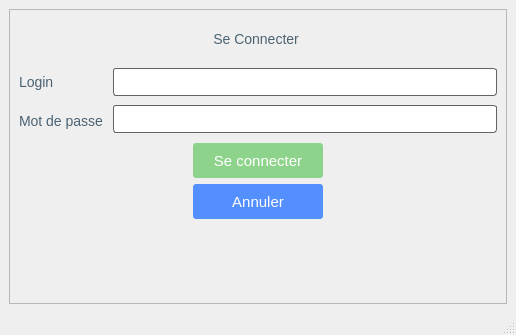
<?xml version="1.0" encoding="UTF-8"?>
<ui version="4.0">
 <class>MainWindow</class>
 <widget class="QMainWindow" name="MainWindow">
  <property name="geometry">
   <rect>
    <x>0</x>
    <y>0</y>
    <width>516</width>
    <height>335</height>
   </rect>
  </property>
  <property name="windowTitle">
   <string>MainWindow</string>
  </property>
  <widget class="QWidget" name="centralwidget">
   <layout class="QGridLayout" name="gridLayout_2">
    <item row="0" column="0">
     <widget class="QFrame" name="frame_connection">
      <property name="styleSheet">
       <string notr="true">QGroupBox{
	padding:0px;
}
QLabel{
	text-align:left;
	color:#4b6272;
	border:0px;
	font-size:14px;
}


QLineEdit {
    border: 1px solid  rgb(99, 99, 99);
    border-radius: 3px;
    padding: 5px;
    background-color: #fff;
    color: rgb(100, 100, 100);
}
QLineEdit:hover {
    border: 1px solid rgb(186, 189, 182);
}
QLineEdit:focus {
    border: 1px solid   rgb(114, 159, 207);
    color: rgb(100, 100, 100);
}



</string>
      </property>
      <property name="frameShape">
       <enum>QFrame::StyledPanel</enum>
      </property>
      <property name="frameShadow">
       <enum>QFrame::Raised</enum>
      </property>
      <layout class="QGridLayout" name="gridLayout">
       <item row="1" column="0" colspan="3">
        <layout class="QHBoxLayout" name="horizontalLayout">
         <item>
          <layout class="QVBoxLayout" name="verticalLayout">
           <item>
            <widget class="QLabel" name="label_Login">
             <property name="minimumSize">
              <size>
               <width>0</width>
               <height>33</height>
              </size>
             </property>
             <property name="maximumSize">
              <size>
               <width>16777215</width>
               <height>33</height>
              </size>
             </property>
             <property name="styleSheet">
              <string notr="true"/>
             </property>
             <property name="text">
              <string>Login</string>
             </property>
            </widget>
           </item>
           <item>
            <widget class="QLabel" name="label_Mdp">
             <property name="minimumSize">
              <size>
               <width>0</width>
               <height>33</height>
              </size>
             </property>
             <property name="maximumSize">
              <size>
               <width>16777215</width>
               <height>33</height>
              </size>
             </property>
             <property name="styleSheet">
              <string notr="true"/>
             </property>
             <property name="text">
              <string>Mot de passe </string>
             </property>
            </widget>
           </item>
          </layout>
         </item>
         <item>
          <layout class="QVBoxLayout" name="verticalLayout_3">
           <item>
            <widget class="QLineEdit" name="lineEdit_Login">
             <property name="minimumSize">
              <size>
               <width>150</width>
               <height>28</height>
              </size>
             </property>
             <property name="maximumSize">
              <size>
               <width>16777215</width>
               <height>16777215</height>
              </size>
             </property>
             <property name="styleSheet">
              <string notr="true"/>
             </property>
            </widget>
           </item>
           <item>
            <widget class="QLineEdit" name="lineEdit_Mdp">
             <property name="minimumSize">
              <size>
               <width>150</width>
               <height>28</height>
              </size>
             </property>
             <property name="maximumSize">
              <size>
               <width>16777215</width>
               <height>16777215</height>
              </size>
             </property>
             <property name="styleSheet">
              <string notr="true"/>
             </property>
            </widget>
           </item>
          </layout>
         </item>
        </layout>
       </item>
       <item row="0" column="0" colspan="3">
        <widget class="QLabel" name="label">
         <property name="minimumSize">
          <size>
           <width>0</width>
           <height>40</height>
          </size>
         </property>
         <property name="font">
          <font>
           <pointsize>-1</pointsize>
          </font>
         </property>
         <property name="text">
          <string>Se Connecter </string>
         </property>
         <property name="textFormat">
          <enum>Qt::PlainText</enum>
         </property>
         <property name="alignment">
          <set>Qt::AlignCenter</set>
         </property>
        </widget>
       </item>
       <item row="2" column="2">
        <spacer name="horizontalSpacer_2">
         <property name="orientation">
          <enum>Qt::Horizontal</enum>
         </property>
         <property name="sizeHint" stdset="0">
          <size>
           <width>175</width>
           <height>20</height>
          </size>
         </property>
        </spacer>
       </item>
       <item row="3" column="1">
        <widget class="QPushButton" name="pushButton_Annuler">
         <property name="minimumSize">
          <size>
           <width>130</width>
           <height>35</height>
          </size>
         </property>
         <property name="styleSheet">
          <string notr="true">QPushButton{
	color:#fff;
	border:0px;
	border-radius:3px;
	font-size:15px;
	cursor: pointer;
	background-color:#538fff;
}
QPushButton:hover{
background-color:#3668ff;
}</string>
         </property>
         <property name="text">
          <string>Annuler</string>
         </property>
        </widget>
       </item>
       <item row="3" column="0">
        <spacer name="horizontalSpacer_3">
         <property name="orientation">
          <enum>Qt::Horizontal</enum>
         </property>
         <property name="sizeHint" stdset="0">
          <size>
           <width>175</width>
           <height>20</height>
          </size>
         </property>
        </spacer>
       </item>
       <item row="3" column="2">
        <spacer name="horizontalSpacer_4">
         <property name="orientation">
          <enum>Qt::Horizontal</enum>
         </property>
         <property name="sizeHint" stdset="0">
          <size>
           <width>175</width>
           <height>20</height>
          </size>
         </property>
        </spacer>
       </item>
       <item row="2" column="0">
        <spacer name="horizontalSpacer">
         <property name="orientation">
          <enum>Qt::Horizontal</enum>
         </property>
         <property name="sizeHint" stdset="0">
          <size>
           <width>175</width>
           <height>20</height>
          </size>
         </property>
        </spacer>
       </item>
       <item row="2" column="1">
        <widget class="QPushButton" name="pushButton_Se_connecter">
         <property name="minimumSize">
          <size>
           <width>130</width>
           <height>35</height>
          </size>
         </property>
         <property name="styleSheet">
          <string notr="true">QPushButton{
	color:#fff;
	border:0px;
	border-radius:3px;
	font-size:15px;
	background-color:#8DD38B;
}
QPushButton:hover{
background-color:#6DB66B;
}</string>
         </property>
         <property name="text">
          <string>Se connecter</string>
         </property>
        </widget>
       </item>
       <item row="4" column="1">
        <spacer name="verticalSpacer">
         <property name="orientation">
          <enum>Qt::Vertical</enum>
         </property>
         <property name="sizeHint" stdset="0">
          <size>
           <width>20</width>
           <height>103</height>
          </size>
         </property>
        </spacer>
       </item>
      </layout>
     </widget>
    </item>
   </layout>
  </widget>
  <widget class="QMenuBar" name="menubar">
   <property name="geometry">
    <rect>
     <x>0</x>
     <y>0</y>
     <width>516</width>
     <height>21</height>
    </rect>
   </property>
  </widget>
  <widget class="QStatusBar" name="statusbar"/>
 </widget>
 <resources/>
 <connections/>
</ui>
